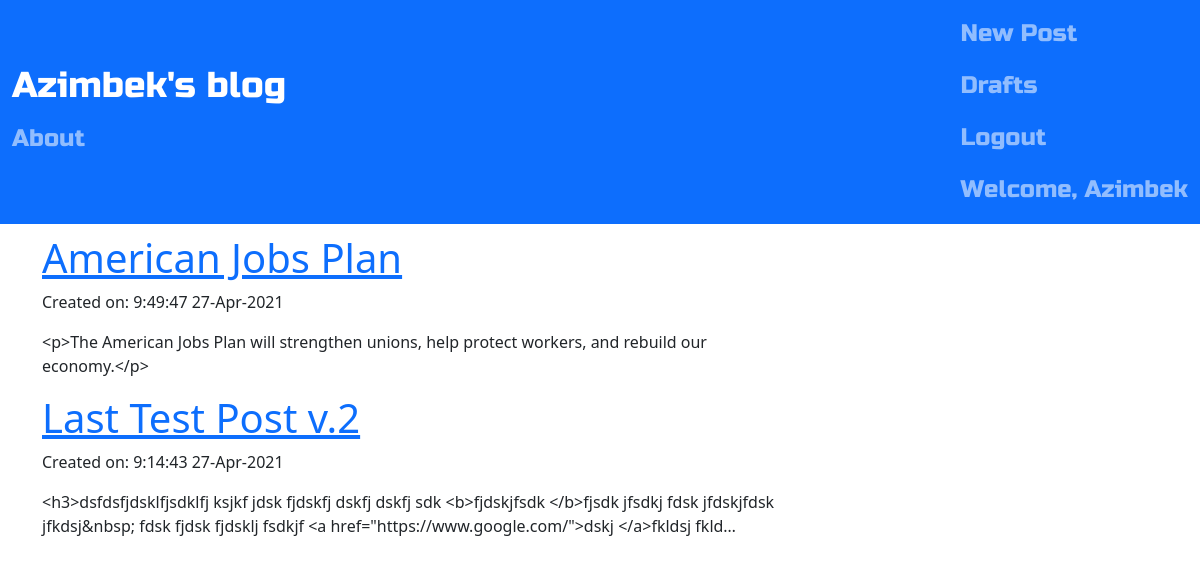
The page /blog/drafts/ (signed in) on the database its author committed.
### blog/models.py (models this page shows, shortened)
class Post(models.Model):
    author = models.ForeignKey('auth.User',on_delete=models.CASCADE)
    title = models.CharField(max_length=200)
    text = models.TextField()
    created_date = models.DateTimeField(default=timezone.localtime(timezone.now()))
    published_date = models.DateTimeField(blank=True,null=True)

### blog/views.py (the view)
# urls.py: path('drafts/', views.DraftListView.as_view(), name='post_draft_list'),
class DraftListView(LoginRequiredMixin,ListView):
    login_url = '/login/'
    template_name = 'blog/post_draft_list.html'
    model = models.Post
    def get_queryset(self):
        return models.Post.objects.filter(created_date__lte=timezone.now()).order_by('-created_date')

### blog/templates/blog/post_draft_list.html (shortened to what this page needs)
<!DOCTYPE html>
{% extends 'blog/base.html' %}
{% block body_block %}
    {% for post in post_list %}
        {% if not post.published_date %}
            <div class="post">
                <h1><a href="{% url 'blog:post_detail' pk=post.pk %}">{{ post.title }}</a></h1>
                <p class="date">Created on: {{ post.created_date|date:'G:i:s d-M-Y' }}</p>
                <p>{{ post.text|truncatechars:200 }}</p>
            </div>
        {% endif %}
    {% endfor %}
{% endblock %}

### blog/templates/blog/base.html (shortened to what this page needs)
<!DOCTYPE html>
{% load static %}
<html lang="en">
<head>
    <link href="https://cdn.jsdelivr.net/npm/bootstrap@5.0.0-beta2/dist/css/bootstrap.min.css" rel="stylesheet">
    <link rel="stylesheet" href="https://cdn.jsdelivr.net/npm/bootstrap-icons@1.4.1/font/bootstrap-icons.css">
    <link rel="stylesheet" href="//cdn.jsdelivr.net/npm/medium-editor@latest/dist/css/medium-editor.min.css" type="text/css" media="screen" charset="utf-8">
    <link rel="stylesheet" href="{% static "css/blog.css" %}">
</head>
<body class="loader">
    <nav class="navbar navbar-dark bg-primary techfont">
        <div class="container-fluid">
            <ul class="navbar-nav">
                <li><a class="navbar-brand bigbrand" href="{% url 'blog:post_list' %}">Azimbek's blog</a></li>
                <li><a class="nav-link" href="{% url 'blog:about' %}">About</a></li>
            </ul>
            <ul class="navbar-nav justify-content-end">
                {% if user.is_authenticated %}
                    <li><a class="nav-link" href="{% url 'blog:post_new' %}">New Post</a></li>
                    <li><a class="nav-link" href="{% url 'blog:post_draft_list' %}">Drafts</a></li>
                    <li><a class="nav-link" href="{% url 'logout' %}">Logout</a></li>
                    <li><a class="nav-link">Welcome, {{ user.username }}</a></li>
                {% else %}
                    <li><a class="nav-link" href="{% url 'login' %}">
                        <span class="bi bi-person-circle" style="font-size: 2em;">Login</span></a>
                    </li>
                {% endif %}
            </ul>
        </div>
    </nav>
    <div class="container">
        <div class="row">
            <div class="col-md-8">
                <div class="blog_posts">
                    {% block body_block %}
                    {% endblock %}
                </div>
            </div>
        </div>
    </div>
</body>
</html>

### blog/static/css/blog.css (style rules this page uses)
.techfont { font-family: 'Russo One', sans-serif; font-size: 1.5em; margin-bottom: 10px; }
.bigbrand { font-size: 1.5em; }
.loader { filter:hue-rotate(0deg); color:linear-gradient(45deg,#0f8,#08f); animation:hue 10000ms infinite linear; }

### rows shown on the page
Post: title "American Jobs Plan", created_date "9:49:47 27-Apr-2021", text "<p>The American Jobs Plan will strengthen unions, help protect workers, and rebuild our economy.</p>"
Post: title "Last Test Post v.2", created_date "9:14:43 27-Apr-2021", text "<h3>dsfdsfjdsklfjsdklfj ksjkf jdsk fjdskfj dskfj dskfj sdk <b>fjdskjfsdk </b>fjsdk jfsdkj fdsk jfdskjfdsk jfkdsj&nbsp; fdsk fjdsk fjdsklj fsdkjf <a href=\"https://www.google.com/\">dskj </a>fkldsj fkld…"

### other values the page prints
{{ user.username }} "Azimbek"
